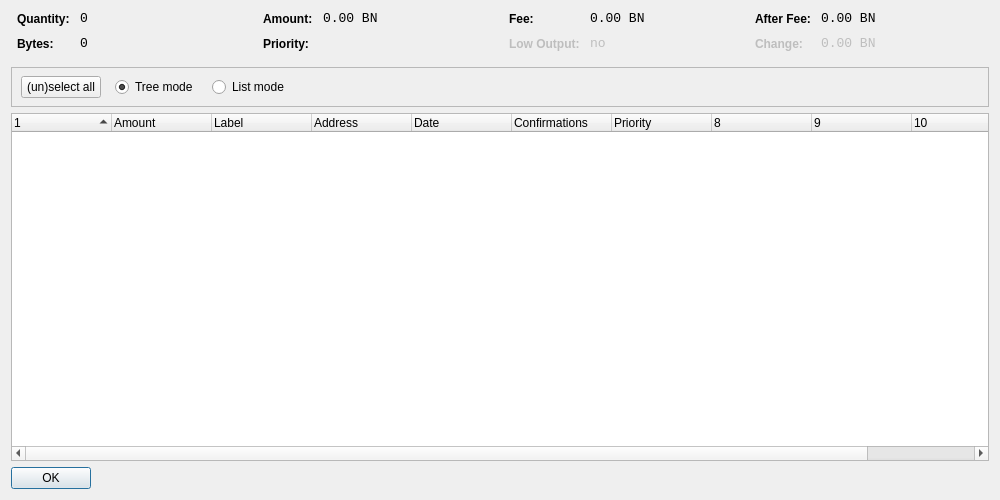
<?xml version="1.0" encoding="UTF-8"?>
<ui version="4.0">
 <class>CoinControlDialog</class>
 <widget class="QDialog" name="CoinControlDialog">
  <property name="geometry">
   <rect>
    <x>0</x>
    <y>0</y>
    <width>1000</width>
    <height>500</height>
   </rect>
  </property>
  <property name="windowTitle">
   <string>Coin Control</string>
  </property>
  <layout class="QVBoxLayout" name="verticalLayout">
   <item>
    <layout class="QHBoxLayout" name="horizontalLayoutTop" stretch="0,0,0,0">
     <property name="topMargin">
      <number>0</number>
     </property>
     <property name="bottomMargin">
      <number>10</number>
     </property>
     <item>
      <layout class="QFormLayout" name="formLayoutCoinControl1">
       <property name="horizontalSpacing">
        <number>10</number>
       </property>
       <property name="verticalSpacing">
        <number>10</number>
       </property>
       <property name="leftMargin">
        <number>6</number>
       </property>
       <property name="rightMargin">
        <number>6</number>
       </property>
       <item row="0" column="0">
        <widget class="QLabel" name="labelCoinControlQuantityText">
         <property name="styleSheet">
          <string notr="true">font-weight:bold;</string>
         </property>
         <property name="text">
          <string>Quantity:</string>
         </property>
        </widget>
       </item>
       <item row="0" column="1">
        <widget class="QLabel" name="labelCoinControlQuantity">
         <property name="font">
          <font>
           <family>Monospace</family>
           <pointsize>10</pointsize>
          </font>
         </property>
         <property name="cursor">
          <cursorShape>IBeamCursor</cursorShape>
         </property>
         <property name="contextMenuPolicy">
          <enum>Qt::ActionsContextMenu</enum>
         </property>
         <property name="text">
          <string>0</string>
         </property>
         <property name="textInteractionFlags">
          <set>Qt::LinksAccessibleByMouse|Qt::TextSelectableByKeyboard|Qt::TextSelectableByMouse</set>
         </property>
        </widget>
       </item>
       <item row="1" column="0">
        <widget class="QLabel" name="labelCoinControlBytesText">
         <property name="styleSheet">
          <string notr="true">font-weight:bold;</string>
         </property>
         <property name="text">
          <string>Bytes:</string>
         </property>
        </widget>
       </item>
       <item row="1" column="1">
        <widget class="QLabel" name="labelCoinControlBytes">
         <property name="font">
          <font>
           <family>Monospace</family>
           <pointsize>10</pointsize>
          </font>
         </property>
         <property name="cursor">
          <cursorShape>IBeamCursor</cursorShape>
         </property>
         <property name="contextMenuPolicy">
          <enum>Qt::ActionsContextMenu</enum>
         </property>
         <property name="text">
          <string>0</string>
         </property>
         <property name="textInteractionFlags">
          <set>Qt::LinksAccessibleByMouse|Qt::TextSelectableByKeyboard|Qt::TextSelectableByMouse</set>
         </property>
        </widget>
       </item>
      </layout>
     </item>
     <item>
      <layout class="QFormLayout" name="formLayoutCoinControl2">
       <property name="horizontalSpacing">
        <number>10</number>
       </property>
       <property name="verticalSpacing">
        <number>10</number>
       </property>
       <property name="leftMargin">
        <number>6</number>
       </property>
       <property name="rightMargin">
        <number>6</number>
       </property>
       <item row="0" column="0">
        <widget class="QLabel" name="labelCoinControlAmountText">
         <property name="styleSheet">
          <string notr="true">font-weight:bold;</string>
         </property>
         <property name="text">
          <string>Amount:</string>
         </property>
        </widget>
       </item>
       <item row="0" column="1">
        <widget class="QLabel" name="labelCoinControlAmount">
         <property name="font">
          <font>
           <family>Monospace</family>
           <pointsize>10</pointsize>
          </font>
         </property>
         <property name="cursor">
          <cursorShape>IBeamCursor</cursorShape>
         </property>
         <property name="contextMenuPolicy">
          <enum>Qt::ActionsContextMenu</enum>
         </property>
         <property name="text">
          <string>0.00 BN</string>
         </property>
         <property name="textInteractionFlags">
          <set>Qt::LinksAccessibleByMouse|Qt::TextSelectableByKeyboard|Qt::TextSelectableByMouse</set>
         </property>
        </widget>
       </item>
       <item row="1" column="0">
        <widget class="QLabel" name="labelCoinControlPriorityText">
         <property name="styleSheet">
          <string notr="true">font-weight:bold;</string>
         </property>
         <property name="text">
          <string>Priority:</string>
         </property>
        </widget>
       </item>
       <item row="1" column="1">
        <widget class="QLabel" name="labelCoinControlPriority">
         <property name="font">
          <font>
           <family>Monospace</family>
           <pointsize>10</pointsize>
          </font>
         </property>
         <property name="cursor">
          <cursorShape>IBeamCursor</cursorShape>
         </property>
         <property name="contextMenuPolicy">
          <enum>Qt::ActionsContextMenu</enum>
         </property>
         <property name="text">
          <string/>
         </property>
         <property name="textInteractionFlags">
          <set>Qt::LinksAccessibleByMouse|Qt::TextSelectableByKeyboard|Qt::TextSelectableByMouse</set>
         </property>
        </widget>
       </item>
      </layout>
     </item>
     <item>
      <layout class="QFormLayout" name="formLayoutCoinControl3">
       <property name="horizontalSpacing">
        <number>10</number>
       </property>
       <property name="verticalSpacing">
        <number>10</number>
       </property>
       <property name="leftMargin">
        <number>6</number>
       </property>
       <property name="rightMargin">
        <number>6</number>
       </property>
       <item row="0" column="0">
        <widget class="QLabel" name="labelCoinControlFeeText">
         <property name="styleSheet">
          <string notr="true">font-weight:bold;</string>
         </property>
         <property name="text">
          <string>Fee:</string>
         </property>
        </widget>
       </item>
       <item row="0" column="1">
        <widget class="QLabel" name="labelCoinControlFee">
         <property name="font">
          <font>
           <family>Monospace</family>
           <pointsize>10</pointsize>
          </font>
         </property>
         <property name="cursor">
          <cursorShape>IBeamCursor</cursorShape>
         </property>
         <property name="contextMenuPolicy">
          <enum>Qt::ActionsContextMenu</enum>
         </property>
         <property name="text">
          <string>0.00 BN</string>
         </property>
         <property name="textInteractionFlags">
          <set>Qt::LinksAccessibleByMouse|Qt::TextSelectableByKeyboard|Qt::TextSelectableByMouse</set>
         </property>
        </widget>
       </item>
       <item row="1" column="0">
        <widget class="QLabel" name="labelCoinControlLowOutputText">
         <property name="enabled">
          <bool>false</bool>
         </property>
         <property name="styleSheet">
          <string notr="true">font-weight:bold;</string>
         </property>
         <property name="text">
          <string>Low Output:</string>
         </property>
        </widget>
       </item>
       <item row="1" column="1">
        <widget class="QLabel" name="labelCoinControlLowOutput">
         <property name="enabled">
          <bool>false</bool>
         </property>
         <property name="font">
          <font>
           <family>Monospace</family>
           <pointsize>10</pointsize>
          </font>
         </property>
         <property name="cursor">
          <cursorShape>IBeamCursor</cursorShape>
         </property>
         <property name="contextMenuPolicy">
          <enum>Qt::ActionsContextMenu</enum>
         </property>
         <property name="text">
          <string>no</string>
         </property>
         <property name="textInteractionFlags">
          <set>Qt::LinksAccessibleByMouse|Qt::TextSelectableByKeyboard|Qt::TextSelectableByMouse</set>
         </property>
        </widget>
       </item>
      </layout>
     </item>
     <item>
      <layout class="QFormLayout" name="formLayoutCoinControl4">
       <property name="horizontalSpacing">
        <number>10</number>
       </property>
       <property name="verticalSpacing">
        <number>10</number>
       </property>
       <property name="leftMargin">
        <number>6</number>
       </property>
       <property name="rightMargin">
        <number>6</number>
       </property>
       <item row="0" column="0">
        <widget class="QLabel" name="labelCoinControlAfterFeeText">
         <property name="styleSheet">
          <string notr="true">font-weight:bold;</string>
         </property>
         <property name="text">
          <string>After Fee:</string>
         </property>
        </widget>
       </item>
       <item row="0" column="1">
        <widget class="QLabel" name="labelCoinControlAfterFee">
         <property name="font">
          <font>
           <family>Monospace</family>
           <pointsize>10</pointsize>
          </font>
         </property>
         <property name="cursor">
          <cursorShape>IBeamCursor</cursorShape>
         </property>
         <property name="contextMenuPolicy">
          <enum>Qt::ActionsContextMenu</enum>
         </property>
         <property name="text">
          <string>0.00 BN</string>
         </property>
         <property name="textInteractionFlags">
          <set>Qt::LinksAccessibleByMouse|Qt::TextSelectableByKeyboard|Qt::TextSelectableByMouse</set>
         </property>
        </widget>
       </item>
       <item row="1" column="0">
        <widget class="QLabel" name="labelCoinControlChangeText">
         <property name="enabled">
          <bool>false</bool>
         </property>
         <property name="styleSheet">
          <string notr="true">font-weight:bold;</string>
         </property>
         <property name="text">
          <string>Change:</string>
         </property>
        </widget>
       </item>
       <item row="1" column="1">
        <widget class="QLabel" name="labelCoinControlChange">
         <property name="enabled">
          <bool>false</bool>
         </property>
         <property name="font">
          <font>
           <family>Monospace</family>
           <pointsize>10</pointsize>
          </font>
         </property>
         <property name="cursor">
          <cursorShape>IBeamCursor</cursorShape>
         </property>
         <property name="contextMenuPolicy">
          <enum>Qt::ActionsContextMenu</enum>
         </property>
         <property name="text">
          <string>0.00 BN</string>
         </property>
         <property name="textInteractionFlags">
          <set>Qt::LinksAccessibleByMouse|Qt::TextSelectableByKeyboard|Qt::TextSelectableByMouse</set>
         </property>
        </widget>
       </item>
      </layout>
     </item>
    </layout>
   </item>
   <item>
    <widget class="QFrame" name="frame">
     <property name="minimumSize">
      <size>
       <width>0</width>
       <height>40</height>
      </size>
     </property>
     <property name="frameShape">
      <enum>QFrame::StyledPanel</enum>
     </property>
     <property name="frameShadow">
      <enum>QFrame::Sunken</enum>
     </property>
     <widget class="QWidget" name="horizontalLayoutWidget">
      <property name="geometry">
       <rect>
        <x>10</x>
        <y>0</y>
        <width>781</width>
        <height>41</height>
       </rect>
      </property>
      <layout class="QHBoxLayout" name="horizontalLayoutPanel" stretch="0,0,0,0,0">
       <property name="spacing">
        <number>14</number>
       </property>
       <item>
        <widget class="QPushButton" name="pushButtonSelectAll">
         <property name="sizePolicy">
          <sizepolicy hsizetype="Maximum" vsizetype="Fixed">
           <horstretch>0</horstretch>
           <verstretch>0</verstretch>
          </sizepolicy>
         </property>
         <property name="text">
          <string>(un)select all</string>
         </property>
        </widget>
       </item>
       <item>
        <widget class="QRadioButton" name="radioTreeMode">
         <property name="sizePolicy">
          <sizepolicy hsizetype="Maximum" vsizetype="Fixed">
           <horstretch>0</horstretch>
           <verstretch>0</verstretch>
          </sizepolicy>
         </property>
         <property name="text">
          <string>Tree mode</string>
         </property>
         <property name="checked">
          <bool>true</bool>
         </property>
        </widget>
       </item>
       <item>
        <widget class="QRadioButton" name="radioListMode">
         <property name="sizePolicy">
          <sizepolicy hsizetype="Maximum" vsizetype="Fixed">
           <horstretch>0</horstretch>
           <verstretch>0</verstretch>
          </sizepolicy>
         </property>
         <property name="text">
          <string>List mode</string>
         </property>
        </widget>
       </item>
       <item>
        <spacer name="horizontalSpacer">
         <property name="orientation">
          <enum>Qt::Horizontal</enum>
         </property>
         <property name="sizeHint" stdset="0">
          <size>
           <width>40</width>
           <height>20</height>
          </size>
         </property>
        </spacer>
       </item>
      </layout>
     </widget>
    </widget>
   </item>
   <item>
    <widget class="CoinControlTreeWidget" name="treeWidget">
     <property name="contextMenuPolicy">
      <enum>Qt::CustomContextMenu</enum>
     </property>
     <property name="sortingEnabled">
      <bool>false</bool>
     </property>
     <property name="columnCount">
      <number>11</number>
     </property>
     <attribute name="headerShowSortIndicator" stdset="0">
      <bool>true</bool>
     </attribute>
     <attribute name="headerStretchLastSection">
      <bool>false</bool>
     </attribute>
     <column>
      <property name="text">
       <string/>
      </property>
     </column>
     <column>
      <property name="text">
       <string>Amount</string>
      </property>
     </column>
     <column>
      <property name="text">
       <string>Label</string>
      </property>
     </column>
     <column>
      <property name="text">
       <string>Address</string>
      </property>
     </column>
     <column>
      <property name="text">
       <string>Date</string>
      </property>
     </column>
     <column>
      <property name="text">
       <string>Confirmations</string>
      </property>
      <property name="toolTip">
       <string>Confirmed</string>
      </property>
     </column>
     <column>
      <property name="text">
       <string>Priority</string>
      </property>
     </column>
     <column>
      <property name="text">
       <string/>
      </property>
     </column>
     <column>
      <property name="text">
       <string/>
      </property>
     </column>
     <column>
      <property name="text">
       <string/>
      </property>
     </column>
     <column>
      <property name="text">
       <string/>
      </property>
     </column>
    </widget>
   </item>
   <item>
    <widget class="QDialogButtonBox" name="buttonBox">
     <property name="sizePolicy">
      <sizepolicy hsizetype="Maximum" vsizetype="Fixed">
       <horstretch>0</horstretch>
       <verstretch>0</verstretch>
      </sizepolicy>
     </property>
     <property name="orientation">
      <enum>Qt::Horizontal</enum>
     </property>
     <property name="standardButtons">
      <set>QDialogButtonBox::Ok</set>
     </property>
    </widget>
   </item>
  </layout>
 </widget>
 <customwidgets>
  <customwidget>
   <class>CoinControlTreeWidget</class>
   <extends>QTreeWidget</extends>
   <header>coincontroltreewidget.h</header>
  </customwidget>
 </customwidgets>
 <resources/>
 <connections/>
</ui>
